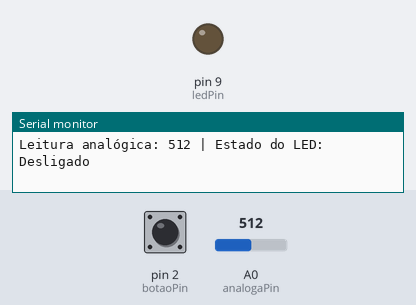
The sketch below on a simulated Arduino Uno, built with avr-gcc and run on an emulated ATmega328P. Parts: output pins drawn as LEDs (lit = HIGH), the last lines printed to the serial monitor. Inputs (shaded band) come from the test bench; at power-on: pin 2 (botaoPin) HIGH, A0 (analogaPin) = 512.

Above: at 1.2 s.
1.3 s: pin 2 (botaoPin) pulled LOW for 0.15 s
At 1.7 s:
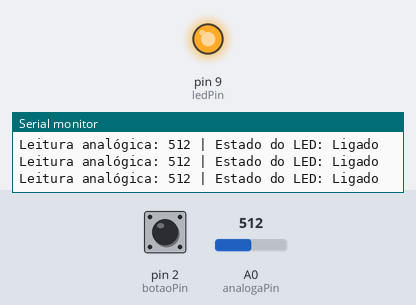
2.9 s: A0 (analogaPin) set to 11
4.4 s: A0 (analogaPin) set to 8
At 4.8 s:
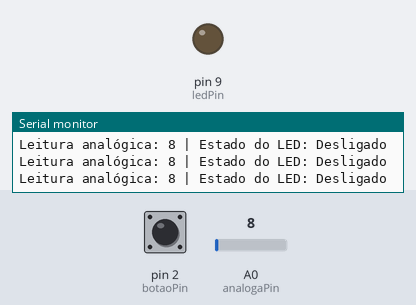
5.9 s: pin 2 (botaoPin) pulled LOW for 1 s
Timing chart, 0 to 8.9 s (numbered marks = the images above; inputs shaded):
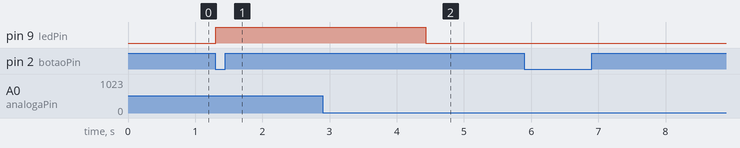

The sketch:

atv8.ino
```cpp
// 8- Faça um sistema com um led que deve ligar toda a
// vez que um botão for pressionado. Esse led
// deverá desligar quando a leitura de uma porta
// analógica seja menor que 10.

int botaoPin = 2;      // Pino do botão
int ledPin = 9;        // Pino do LED (com PWM)
int analogaPin = A0;   // Pino da entrada analógica
int estadoBotao = 0;   // Variável para armazenar o estado do botão
int leituraAnalogica = 0; // Variável para armazenar a leitura da porta analógica

void setup() {
  pinMode(botaoPin, INPUT);   // Configura o pino do botão como entrada
  pinMode(ledPin, OUTPUT);    // Configura o pino do LED como saída
  Serial.begin(9600);         // Inicializa a comunicação serial (opcional)
}

void loop() {
  estadoBotao = digitalRead(botaoPin);  // Lê o estado do botão (HIGH ou LOW)

  // Lê o valor da porta analógica (de 0 a 1023)
  leituraAnalogica = analogRead(analogaPin);

  // Se o botão for pressionado, liga o LED
  if (estadoBotao == LOW) { // LOW quando pressionado (botão conectado ao GND)
    digitalWrite(ledPin, HIGH);  // Liga o LED
  }

  // Se o valor da entrada analógica for menor que 10, desliga o LED
  if (leituraAnalogica < 10) {
    digitalWrite(ledPin, LOW);   // Desliga o LED
  }

  // Imprime os valores da leitura analógica e o estado do LED no monitor serial
  Serial.print("Leitura analógica: ");
  Serial.print(leituraAnalogica);
  Serial.print(" | Estado do LED: ");
  if (digitalRead(ledPin) == HIGH) {
    Serial.println("Ligado");
  } else {
    Serial.println("Desligado");
  }

  delay(100);  // Aguarda um curto tempo antes de ler novamente
}
```

Measured:
- the behaviour switches between 10 and 9 on A0 (analogaPin) (found by bisection; images 1 and 2)
- after the input at 1.3 s, pin 9 (ledPin): LOW → HIGH at once
- after the input at 4.4 s, pin 9 (ledPin): HIGH → LOW at once
